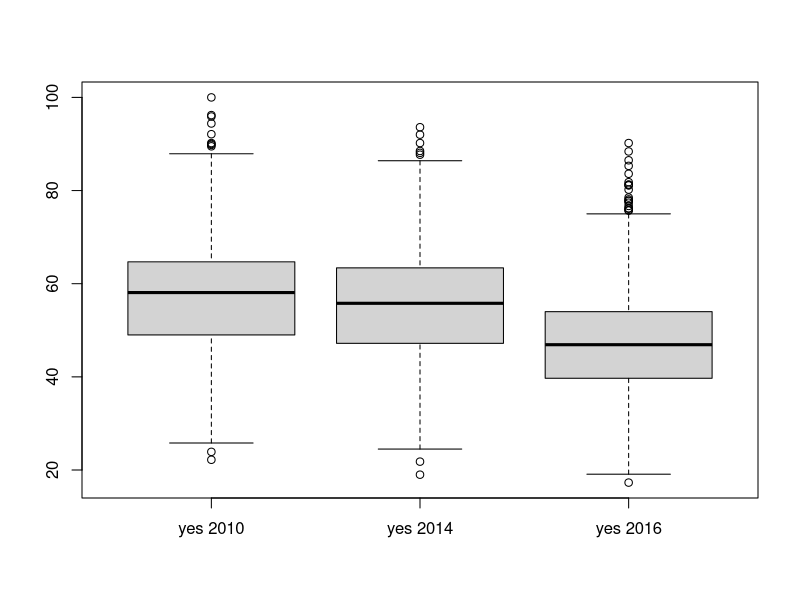
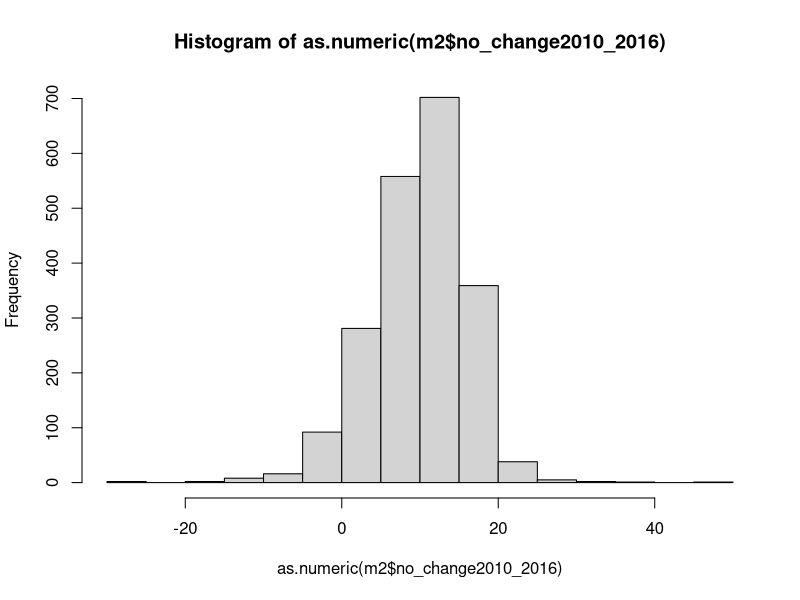

R code for these plots, in order:
## setwd("/Users/rogerfischer/datamap/geoid/CH/municipality/2016/election")
## getwd()

i2016 <- read.csv("enforcement_initiative_ch_municipality_20160228.csv", header = TRUE, stringsAsFactors=FALSE, encoding = "UTF-8")
i2014 <- read.csv("../../2014/REAL_election_municipality_20140209.csv", header = TRUE, stringsAsFactors=FALSE, encoding = "UTF-8")
i2010 <- read.csv("../../2010/REAL_election_municipality_20101128.csv", header = TRUE, stringsAsFactors=FALSE, encoding = "UTF-8")

library(dplyr)
yes2016 <- select(i2016, id, municipality_name, yes_percentage)
yes2014 <- select(i2014, id, municipality_name, yes_percentage)
yes2010 <- select(i2010, id, municipality_name, yes_percentage)

m1 <- merge(yes2010, yes2014, by="id", all=TRUE)
m2 <- merge(m1, yes2016, by="id", all=TRUE)

m2$yes2010 <- as.numeric(m2$yes_percentage.x)
m2$yes2014 <- as.numeric(m2$yes_percentage.y)
m2$yes2016 <- as.numeric(m2$yes_percentage)
m2 <- select(m2, id, municipality_name, yes2010, yes2014, yes2016)

## Boxplot
boxplot(m2$yes2010, m2$yes2014, m2$yes2016, names=c("yes 2010", "yes 2014", "yes 2016"))


specify_decimal <- function(x, k) format(round(x, k), nsmall=k)

m2 <- mutate(m2,
       no_change2010_2014 = specify_decimal(as.numeric(yes2010 - yes2014), 1),
       no_change2014_2016 = specify_decimal(as.numeric(yes2014 - yes2016), 1),
       no_change2010_2016 = specify_decimal(as.numeric(yes2010 - yes2016), 1))

m2$no_change2010_2014 <- as.numeric(m2$no_change2010_2014)
m2$no_change2014_2016 <- as.numeric(m2$no_change2014_2016)
m2$no_change2010_2016 <- as.numeric(m2$no_change2010_2016)

m2 <- na.omit(m2)

q5_95 <- quantile(m2$change2010_2016, c(.05, .95)) 
# 5%  95% 
#-0.4 18.1 

lessSVP <- filter(m2, no_change2010_2016 >= 18.1)
lessSVP <- lessSVP[order(-lessSVP$no_change2010_2016), ]
moreSVP <- filter(m2, no_change2010_2016 <= -0.4)
moreSVP <- moreSVP[order(moreSVP$no_change2010_2016), ]

hist(as.numeric(m2$no_change2010_2016))

write.table(m2, "comparison_2010_2014_2016.csv", sep="," , col.names=TRUE, row.names=FALSE)







